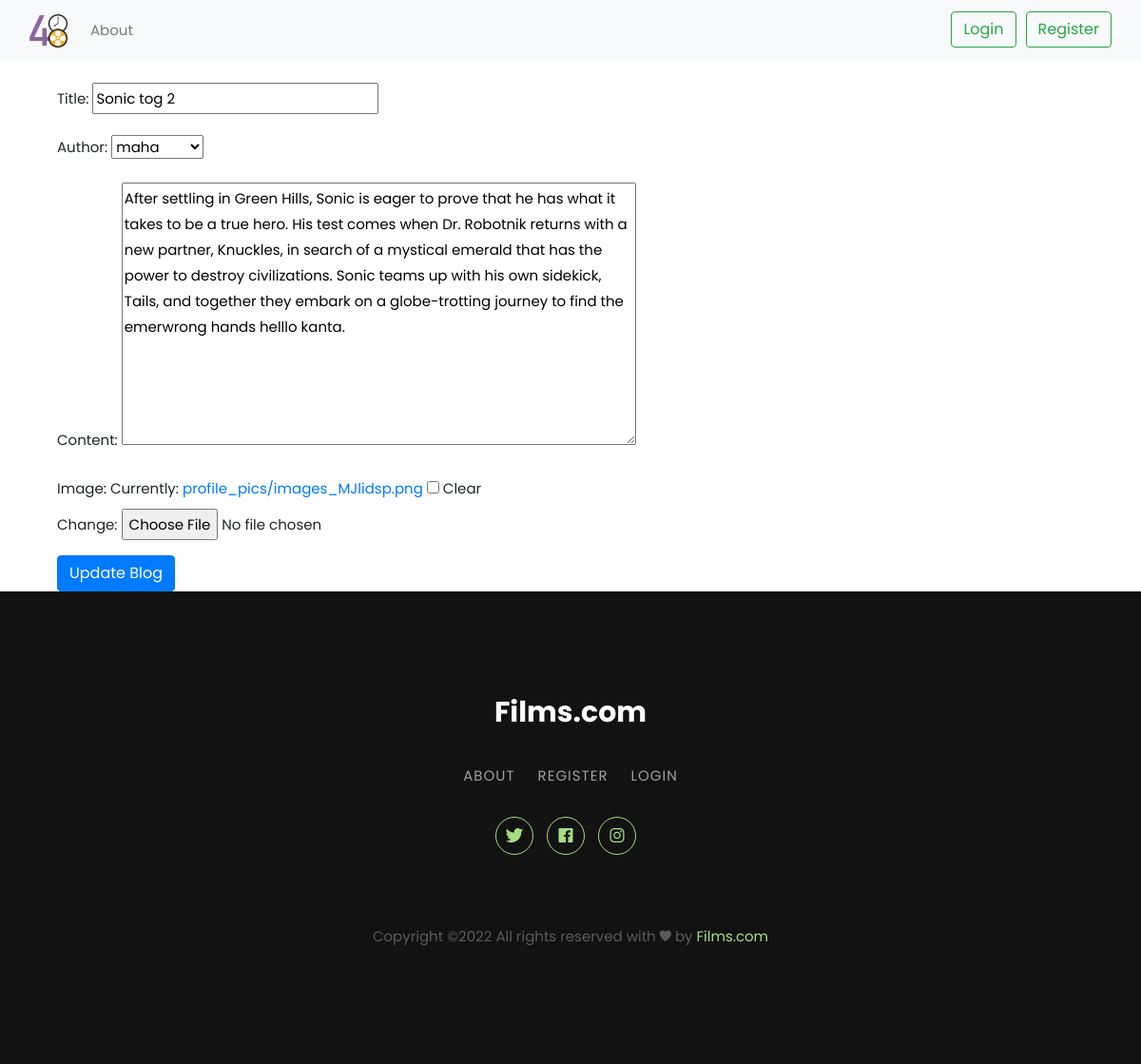
Screenshot of /update/19 with the database file from the repository.
### appOne/models.py (models this page shows, shortened)
class BlogPost(models.Model):
    title=models.CharField(max_length=255)
    author= models.ForeignKey(User, on_delete=models.CASCADE)
    content=models.TextField()
    image = models.ImageField(upload_to="profile_pics", blank=True, null=True)
    dateTime=models.DateTimeField( auto_now_add=True)

### appOne/views.py (the view, shortened to what this page needs)
# urls.py: url(r'^update/(?P<id>\d+)$',views.update,name='update'),
def update(request,id):
    post = BlogPost.objects.get(id = id)
    form = UpdateForm(instance=post)
    return render(request,'update.html',{'form':form})

### appOne/forms.py
class UpdateForm(forms.ModelForm):
    class Meta:
        model = BlogPost
        fields= ['title','author','content', 'image']

### templates/update.html
{% extends 'base.html' %}
{% block body_block %}
<form enctype="multipart/form-data" method="POST"> {% csrf_token %}
      <div class="container mt-4">
      {{ form.as_p }}
      <button class="btn btn-primary">Update Blog</button>
      </div>
      </form>
{% endblock %}

### static/css/styleSearch.css (style rules this page uses)
body { font-family: "Baloo 2", cursive; font-size: 16px; color: #ffffff; text-rendering: optimizeLegibility; font-weight: initial; }
a, a:hover { text-decoration: none; transition: color 0.3s ease-in-out; }

### rows the page displays
BlogPost: title "Sonic tog 2", author "maha", content "After settling in Green Hills, Sonic is eager to prove that he has what it takes to be a true hero. His test comes when Dr. Robotnik returns with a new partner, Knuckles, in search of a mystical emerald that has the power to destroy civilizations. Sonic teams up with his own sidekick, Tails, and together they embark on a globe-trotting journey to find the emerwrong hands helllo kanta."
